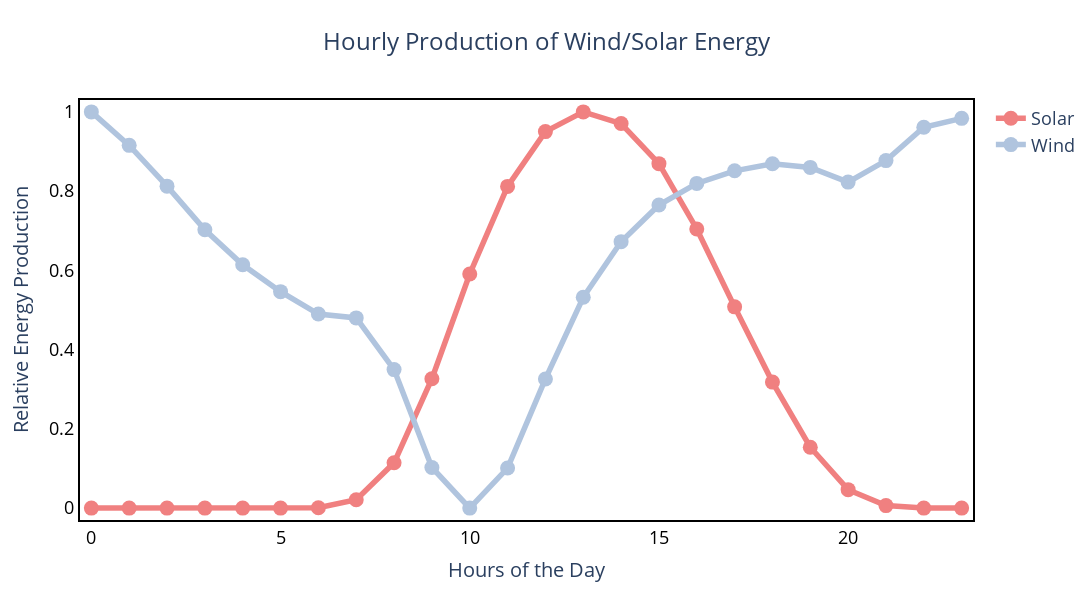

Notebook code cell kept with this figure:
### Code cell
x = np.array(range(24))
# trace 3: average temperature - smoothed
y = data_norm.value_solar
label = 'Solar'
color = font['color']['primary']
lw = font['line width'] + 3.5
ms = 15
plot_args3 = (x, y, label, color, ms,lw)

# trace 4: energy consumption - smoothed
y2 = data_norm.value_wind
label = "Wind"
color = font['color']['secondary']
lw = font['line width'] + 3.5
plot_args4 = (x, y2, label, color, ms,lw)
fig = go.Figure()


add_data_to_figure(fig, *plot_args3)
add_data_to_figure(fig, *plot_args4)

fig.update_layout(
    height=600, width=1200,
    xaxis=dict(title="Hours of the Day"),
    yaxis=dict(title="Relative Energy Production"),
    xaxis_title=dict(font=dict(size=20)),
    yaxis_title=dict(font=dict(size=20)),
    legend=dict(
        font=dict(
            size=18  # Set legend font size here
        )
    ))
fig.update_xaxes(tickfont=dict( size=18))
fig.update_yaxes(tickfont=dict(size=18))
fig.update_layout(title={
        'text': "Hourly Production of Wind/Solar Energy",   # Title text
        'x': 0.5,                      # Center the title horizontally
        'xanchor': 'center'            # Anchor the title at its center
    },
    title_font=dict(size=24) ,
    plot_bgcolor='white',  # Background color of plotting area
    paper_bgcolor='white'  # Background color of entire figure
)
fig.update_xaxes(
    showline=True,       # Show axis line
    linecolor='black',   # Axis line color
    linewidth=2,         # Axis line width
    mirror=True,         # Draw axis line on all sides
    tickfont=dict(color='black'),  # Tick labels color
    range=[-0.3, 23.3]
)

fig.update_yaxes(
    showline=True,
    linecolor='black',
    linewidth=2,
    mirror=True,
    tickfont=dict(color='black'),
    range=[-0.03, 1.03]
)
fig.show()

### Figure 1 — Plotly figure (JSON) as saved in the notebook; plotly's stock layout.template omitted (floating-point values rounded to 4 significant figures)
{"data": [{"connectgaps": true, "line": {"color": "lightcoral", "width": 5.5}, "marker": {"size": 15}, "mode": "lines+markers", "name": "Solar", "opacity": 1, "type": "scatter", "x": [0, 1, 2, 3, 4, 5, 6, 7, 8, 9, 10, 11, 12, 13, 14, 15, 16, 17, 18, 19, 20, 21, 22, 23], "y": [4.676e-05, 1.644e-06, 2.901e-06, 0.0, 1.486e-06, 8.068e-06, 0.0008619, 0.02108, 0.1143, 0.3266, 0.5909, 0.812, 0.9502, 1.0, 0.9705, 0.8694, 0.7046, 0.508, 0.318, 0.1537, 0.04657, 0.006358, 9.413e-05, 5.557e-05]}, {"connectgaps": true, "line": {"color": "lightsteelblue", "width": 5.5}, "marker": {"size": 15}, "mode": "lines+markers", "name": "Wind", "opacity": 1, "type": "scatter", "x": [0, 1, 2, 3, 4, 5, 6, 7, 8, 9, 10, 11, 12, 13, 14, 15, 16, 17, 18, 19, 20, 21, 22, 23], "y": [1.0, 0.9155, 0.8126, 0.7026, 0.6141, 0.5463, 0.4898, 0.4801, 0.3496, 0.1026, 0.0, 0.1012, 0.326, 0.532, 0.6725, 0.7649, 0.8195, 0.8513, 0.869, 0.8598, 0.8228, 0.8771, 0.9611, 0.9836]}], "layout": {"height": 600, "legend": {"font": {"size": 18}}, "paper_bgcolor": "white", "plot_bgcolor": "white", "title": {"font": {"size": 24}, "text": "Hourly Production of Wind/Solar Energy", "x": 0.5, "xanchor": "center"}, "width": 1200, "xaxis": {"linecolor": "black", "linewidth": 2, "mirror": true, "range": [-0.3, 23.3], "showline": true, "tickfont": {"color": "black", "size": 18}, "title": {"font": {"size": 20}, "text": "Hours of the Day"}}, "yaxis": {"linecolor": "black", "linewidth": 2, "mirror": true, "range": [-0.03, 1.03], "showline": true, "tickfont": {"color": "black", "size": 18}, "title": {"font": {"size": 20}, "text": "Relative Energy Production"}}}}
